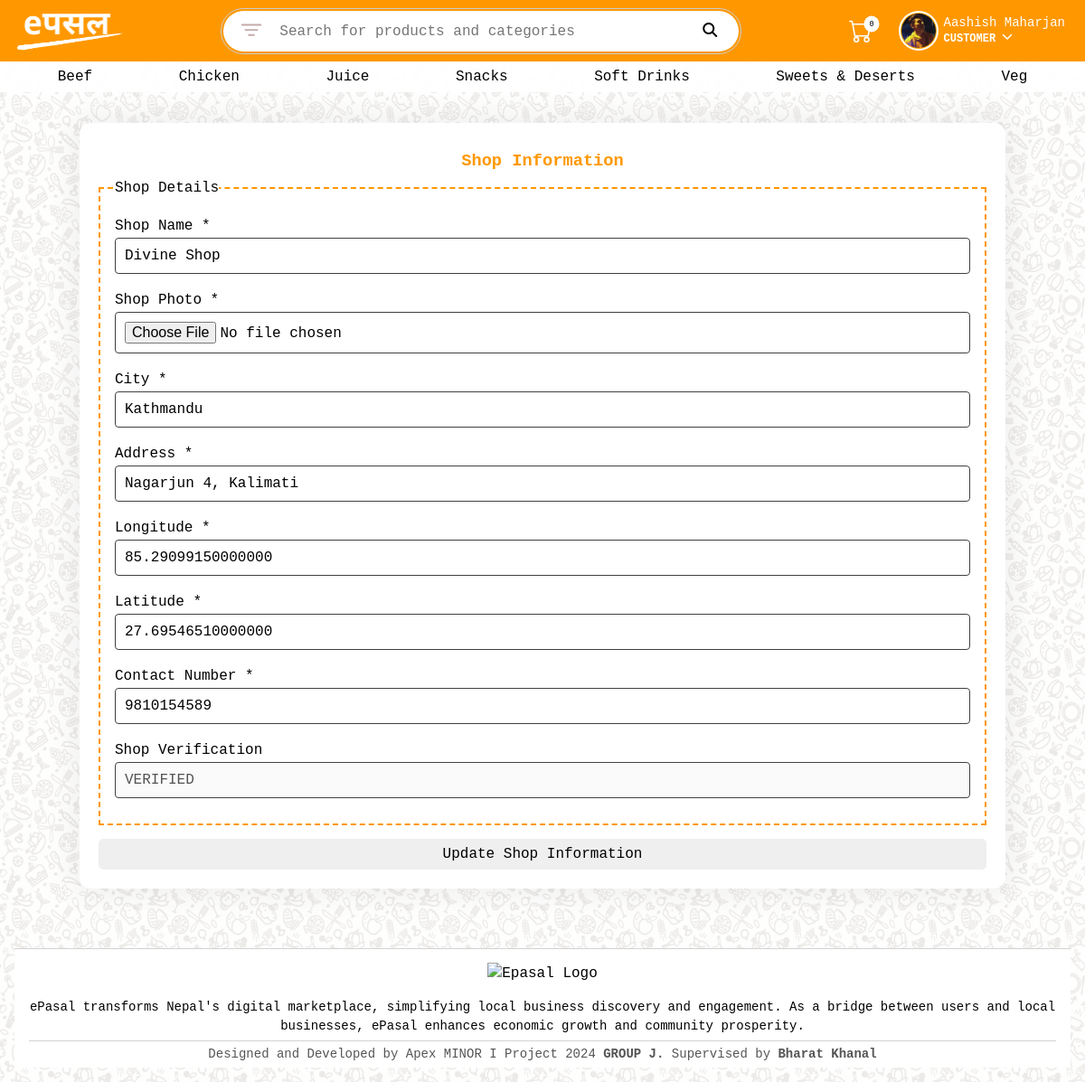
The page /my-shop.php (signed in) on the database its author committed.
### tables this page shows
CREATE TABLE `tbl_categories` (
  `category_id` int NOT NULL AUTO_INCREMENT,
  `category_name` varchar(20) NOT NULL,
  PRIMARY KEY (`category_id`),
  UNIQUE KEY `category_name` (`category_name`)
);

CREATE TABLE `tbl_shops` (
  `shop_id` int NOT NULL AUTO_INCREMENT,
  `user_id` int NOT NULL,
  `shop_name` varchar(50) NOT NULL,
  `shop_photo_url` varchar(255) NOT NULL,
  `shop_city` varchar(25) NOT NULL,
  `shop_address` varchar(50) NOT NULL,
  `shop_lon` decimal(17,14) DEFAULT NULL,
  `shop_lat` decimal(17,14) DEFAULT NULL,
  `shop_contact_no` varchar(20) NOT NULL,
  `is_active` int DEFAULT '1',
  `is_verified` int DEFAULT '0',
  PRIMARY KEY (`shop_id`),
  KEY `user_id` (`user_id`),
  CONSTRAINT `tbl_shops_ibfk_1` FOREIGN KEY (`user_id`) REFERENCES `tbl_users` (`user_id`)
);

### model/CategoryManager.php (called while the page is built, shortened)
<?php
class CategoryManager {
    private $conn;
    public function __construct($conn) {
        $this->conn = $conn;
    }
    public function getAllCategories() {
        $categories = array();
        $stmt = $this->conn->prepare("SELECT * FROM tbl_categories");
        try {
            if ($stmt->execute()) {
                $result = $stmt->get_result();
                if ($result->num_rows > 0) {
                    while ($category = $result->fetch_assoc()) {
                        $categories[] = $category;
                    }
                }
            } else {
                throw new \Exception($stmt->error);
            }
        } catch (\Exception $e) {
            $msg = $e->getMessage();
            echo "<script>alert('$msg')</script>";
        } finally {
            $stmt->close();
        }
        return $categories;
    }
}
?>

### model/UserManager.php (called while the page is built, shortened)
<?php
class UserManager {
    private $conn;
    public function __construct($conn) {
        $this->conn = $conn;
    }
    public function catchException(callable $operation) {
        try {
            $operation();
        } catch (\Exception $e) {
            Alert::show($e->getMessage());
        }
    }
    public function getShopById($userID) {
        $record = null;
        $this->catchException(function () use ($userID, &$record) {
            $stmt = $this->conn->prepare("SELECT * FROM tbl_shops s
            INNER JOIN tbl_users u on u.user_id = s.user_id
             WHERE u.user_id=?");
            $stmt->bind_param("i", $userID);
            if ($stmt->execute()) {
                $result = $stmt->get_result();
                if ($result->num_rows > 0) {
                    $record = $result->fetch_assoc();
                }
            } else {
                throw new \Exception($stmt->error);
            }
        });
        return $record;
    }
}
?>

### my-shop.php (the view, shortened to what this page needs)
<?php require_once("./config/db.config.php"); ?>
<?php require_once("./model/UserManager.php"); ?>
<!DOCTYPE html>
<html>
<head>
    <link rel="stylesheet" href="/public/css/style.css">
    <link rel="stylesheet" href="/public/css/order.css">
</head>
<body>
    <?php include_once("includes/_header.php"); ?>
    <br />
    <div class="form__container">
        <div class="form form--full shadow">
            <?php
            $shop = "";
            if (isset($_SESSION["user_id"])) {
                $userID = (int) $_SESSION["user_id"];
                $userManager = new UserManager($conn);
                $shop = $userManager->getShopById($userID);
            }
            ?>
            <form method="POST" class="form__wrapper" id="form-shop" enctype="multipart/form-data">
                <h3 class="form__h1">Shop Information</h3>
                <fieldset>
                    <legend>Shop Details</legend>
                    <div class="form-group">
                        <label class="form-label" for="shop_name">Shop Name *</label>
                        <input class="form-input" type="text" placeholder="Enter shop name" name="shop_name"
                            id="shop_name" value="<?php echo $shop && $shop['shop_name'] ? $shop['shop_name'] : ''; ?>">
                    </div>
                    <div class="form-group">
                        <label class="form-label" for="shop_photo_url">Shop Photo *</label>
                        <input class="form-input" type="file" placeholder="Enter shop photo" name="shop_photo_url"
                            id="shop_photo_url"
                            value="<?php echo $shop && $shop['shop_photo_url'] ? $shop['shop_photo_url'] : ''; ?>">
                    </div>
                    <div class="form-group">
                        <label class="form-label" for="shop_city">City *</label>
                        <input class="form-input" type="text" placeholder="Enter city" name="shop_city" id="shop_city"
                            value="<?php echo $shop && $shop['shop_city'] ? $shop['shop_city'] : ''; ?>">
                    </div>
                    <div class="form-group">
                        <label class="form-label" for="shop_address">Address *</label>
                        <input class="form-input" type="text" placeholder="Enter address" name="shop_address"
                            id="shop_address"
                            value="<?php echo $shop && $shop['shop_address'] ? $shop['shop_address'] : ''; ?>">
                    </div>
                    <div class="form-group">
                        <label class="form-label" for="shop_lon">Longitude *</label>
                        <input class="form-input" type="text" placeholder="Enter longitude" name="shop_lon"
                            id="shop_lon" value="<?php echo $shop && $shop['shop_lon'] ? $shop['shop_lon'] : ''; ?>">
                    </div>
                    <div class="form-group">
                        <label class="form-label" for="shop_lat">Latitude *</label>
                        <input class="form-input" type="text" placeholder="Enter latitude" name="shop_lat" id="shop_lat"
                            value="<?php echo $shop && $shop['shop_lat'] ? $shop['shop_lat'] : ''; ?>">
                    </div>
                    <div class="form-group">
                        <label class="form-label" for="shop_contact_no">Contact Number *</label>
                        <input class="form-input" type="text" placeholder="Enter contact number" name="shop_contact_no"
                            id="shop_contact_no"
                            value="<?php echo $shop && $shop['shop_contact_no'] ? $shop['shop_contact_no'] : ''; ?>">
                    </div>
                    <div class="form-group">
                        <label class="form-label" for="is_verified">Shop Verification</label>
                        <input class="form-input" type="text" name="is_verified" disabled id="is_verified"
                            value="<?php echo $shop && $shop['is_verified'] ? "VERIFIED" : 'UNVERIFIED'; ?>">
                    </div>
                </fieldset>
                <button type="submit" name="submit">
                    Update Shop Information
                </button>
            </form>
        </div>
        <br />
        <?php include_once("includes/_footer.php"); ?>
    </div>
</body>
</html>

### includes/_header.php (shortened to what this page needs)
<?php
require_once("config/db.config.php");
require_once("model/CategoryManager.php");
?>
<header class="header">
    <div class="header__container">
        <a class="header_logo" href="/">
            <img src="/public/img/epasal-primary-logo.png" alt="ePasal - Online Food App" width="120px">
        </a>
        <div class="header__searchbar">
            <div class="search_filter_background">
                <span class="search_filter">
                </span>
            </div>
            <form action="search.php" style="width: 100%" id="searchform">
                <input name="query" type="text" placeholder="Search for products and categories" />
            </form>
            <div class="search_icon_background" onclick="document.querySelector('#searchform').submit();">
                <span class="search_icon"><i class="fas fa-search"></i></span>
            </div>
        </div>
        <div class="header__nav">
            <ul>
                <li class="header_nav-links">
                    <a href="/cart.php">
                        <span class="cart__icon"></span>
                        <span class="cart__badge">0</span>
                    </a>
                </li>
                <?php
                if (isset($_SESSION) && isset($_SESSION["user_id"])) {
                    echo '
                    <div class="profile__container">
                        <img  class="profile__avatar" src="/' . $_SESSION["user_photo_url"] .'" />
                        <div class="profile__description">
                            <h4>' . $_SESSION["fullname"] . '</h4>
                            <p>Customer <svg height="1em" viewBox="0 0 512 512" fill="currentColor"> <path d="M233.4 406.6c12.5 12.5 32.8 12.5 45.3 0l192-192c12.5-12.5 12.5-32.8 0-45.3s-32.8-12.5-45.3 0L256 338.7 86.6 169.4c-12.5-12.5-32.8-12.5-45.3 0s-12.5 32.8 0 45.3l192 192z" />
                            </svg></p>
                        </div>
                        <div class="profile__menu">
                            <a href="/my-orders.php">My Orders</a>
                            <a href="/my-details.php">My Info</a>
                            <a href="/my-shop.php">My Shop Info</a>
                            <a href="/change-password.php">Change Password</a>
                            <a href="/dashboard">Go to Dashboard</a>
                            <a href="/?action=logout">Logout</a>
                        </div>
                    </div>';
                }
                ?>
            </ul>
        </div>
    </div>
</header>
<section id="nav-category">
    <?php
        $categoryManager  = new CategoryManager($conn);
        $categories = $categoryManager->getAllCategories();
    ?>
    <div class="container">
        <nav>
            <ul>
                <?php
                    foreach($categories as $category) {
                        $name = $category["category_name"];
                        echo "<li><a class=\"category\" data-name=\"$name\">$name</a>";
                    }
                ?>
            </ul>
        </nav>
    </div>
</section>

### public/css/style.css (style rules this page uses)
:root { --extra-small: 575.98px; --small: 767.98px; --medium: 991.98px; --large: 1199.98px; --extra-large: 1200px; }
@media (min-width: 768px) { .header__searchbar { max-width: 18rem; order: initial; } }
@media (min-width: 992px) { .header__searchbar { max-width: 36rem; } }

### public/css/global.css (style rules this page uses)
* { margin: 0; padding: 0; box-sizing: border-box; }
:root { --xs: 576px; }
body { font-size: 16px; font-family: 'Courier New', Courier, monospace; margin: 0px 0px 0px 0px; background: linear-gradient(to bottom, rgba(255, 255, 255,0.9), rgba(255, 255, 255,0.9)), url("/public/img/background.jpg") center/300px 300px repeat; }
p { margin-top: 0px; margin-bottom: 0px; }
input, textarea, select { font: inherit; }
button { font: inherit; }
img { vertical-align: middle; }
.container { max-width: 1480px; padding-left:1rem; padding-right: 1rem; margin-right: auto; margin-left: auto; }
button, .button { border: none; color: black; padding: 8px 12px; text-align: center; text-decoration: none; font-size: 16px; cursor: pointer; border-radius: 5px; display: inline-block; text-wrap: nowrap; }
.profile__avatar { color: white; text-align: center; line-height: 36px; width: 40px; height: 40px; background: orange; border-radius: 50%; margin-right: 8px; font-weight: 400; font-size: 18px; object-fit: cover; padding: 1px; object-position: top; box-shadow: 0px 0px 0px 2px white; }
.profile__container { position: relative; display: inline-flex; align-items: center; color: white; padding: 6px; background: transparent; text-align: left; z-index: 999; border-radius: 8px; cursor: pointer; }
.profile__description { line-height: 15px; }
.profile__description h4 { margin: 0px; line-height: 17px; font-weight: 500; font-size: 14px; }
.profile__description p { font-size: 12px; text-transform: uppercase; font-weight: bold; }

### public/css/header.css (style rules this page uses)
header { background: #FF9800; padding-top: 0.5rem; padding-bottom: 0.5rem; }
.header__container { color: #c3aaaa; display: flex; align-items: center; justify-content: space-between; max-width: 1480px; padding-left: 1rem; padding-right: 1rem; margin-right: auto; margin-left: auto; }
.header_logo { width: 120px; }
.header_logo img { filter: brightness(0) invert(1); }
.header__searchbar { display: flex; width: 100%; padding: 2px; max-width: 36rem; border-radius: 25px; border: 1px solid #ccc; }
.header__searchbar input { font-size: 18px; width: 100%; height: 45px; padding: 10px 0px; border: none; outline: none; }
.header__searchbar input::placeholder { font-size: 16px; }
.search_icon_background { display: flex; align-items: center; background-color: #fff; border-top-right-radius: 25px; border-bottom-right-radius: 25px; padding: 12px 24px; height: 45px; }
.search_filter { cursor: pointer; }
.search_icon { border-radius: 25px; color: #000000; font-size: 16px; margin-left: 10px; }
.search_filter { display: flex; align-items: center; position: relative; }
.search_filter_background { display: flex; align-items: center; background-color: #fff; border-top-left-radius: 25px; border-bottom-left-radius: 25px; padding: 12px 16px; height: 45px; }
.header_nav-links a { position: relative; }
.cart__icon { display: flex; margin-right: 15px; align-items: center; }
.cart__badge { position: absolute; top: -5px; padding: 3px 4px; left: 15px; background: white; color: black; border-radius: 50%; font-size: 10px; transform: scale(0.85); text-align: center; min-width: 20px; }
.header__nav { border: 0px; }
.header__nav ul { display: flex; border: 0px; align-items: center; }
.header__nav li { list-style: none; padding: 10px; border-bottom: 0px; line-height: 1.5; }
.header__nav a { color: #fff; text-decoration: none; font-weight: 500; font-size: 14px; }

### public/css/category.css (style rules this page uses)
#nav-category { background: rgba(255, 255, 255, 0.95); }
#nav-category nav { width: 100%; }
#nav-category nav ul { display: flex; list-style: none; position: relative; overflow-x: auto; }
#nav-category nav ul li { position: relative; min-width: 120px; display: inline-block; flex-grow: 1; flex-shrink: 0; }
#nav-category nav a { color: black; display: block; padding: 8px 10px; font-size: 16px; text-decoration: none; text-align: center; }
nav .category { display: flex; overflow-x: auto; }

### rows shown on the page
tbl_categories: category_name "Beef"
tbl_categories: category_name "Chicken"
tbl_categories: category_name "Juice"
tbl_categories: category_name "Snacks"
tbl_categories: category_name "Soft Drinks"
tbl_categories: category_name "Sweets & Deserts"
tbl_categories: category_name "Veg"
tbl_shops: shop_name "Divine Shop", shop_city "Kathmandu", shop_address "Nagarjun 4, Kalimati", shop_lon "85.29099150000000", shop_lat "27.69546510000000", shop_contact_no "9810154589", is_verified "VERIFIED"

### other values the page prints
$_SESSION["fullname"] "Aashish Maharjan"
